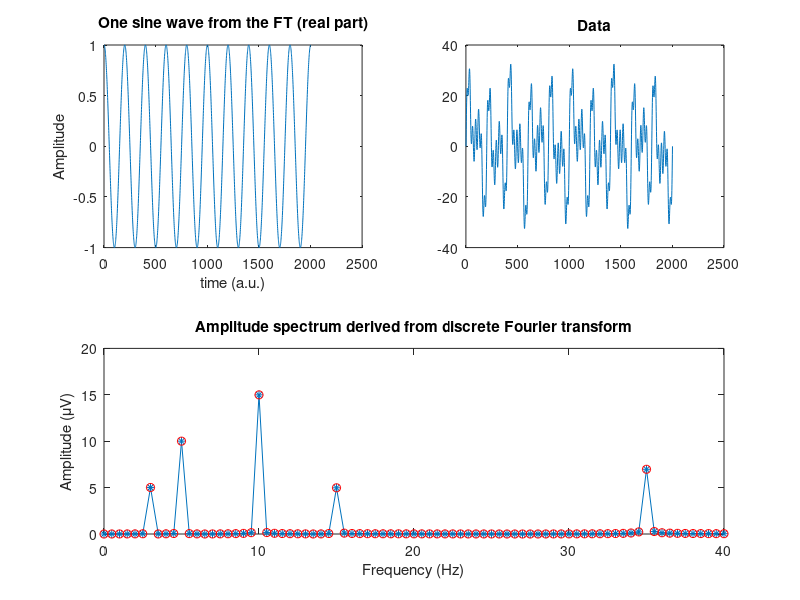

Source code (MATLAB): (Note: this script raises an error after producing the figure.)
%% The discrete-time Fourier transform

% generate multi-component sine wave (exactly as before)
% define a sampling rate
srate = 1000;
% some parameters
frex   = [ 3   10   5   15   35 ];
amplit = [ 5   15   10   5   7 ];
% define time...
time = -1:1/srate:1;
% there will be some differences in the fft results compared to the ground
% truth because of the non-stationaries and number of frequencies and time
% points... will be more clear in future.

% now loop through frequencies and create sine waves
signal = zeros(1,length(time));
for fi=1:length(frex)
    signal = signal + amplit(fi)*sin(2*pi*time*frex(fi));
end

%% The Fourier transform in a loop
%   the Fourier transform in a loop, as described in lecture.
N = length(signal); % length of sequence
fourierTime = (0:N-1)/N;    % "time" used for sine waves
nyquist     = srate/2;        % Nyquist frequency -- the highest frequency you can measure in the data

% initialize Fourier output matrix
fourierCoefs = zeros(size(signal));
% These are the actual frequencies in Hz that will be returned by the
% Fourier transform. The number of unique frequencies we can measure is
% exactly 1/2 of the number of data points in the time series (plus DC).
frequencies = linspace(0,nyquist,floor(N/2)+1);

% loop over frequencies
for fi=1:N/2+1
    % create complex-valued sine wave for this frequency
    fourierSine = exp(-1i*(2*pi*fourierTime*(fi-1) + 0));
    % frequency corresp to f'th point -> f minus 1
    % compute dot product between sine wave and signal (created in the previous cell)
    fourierCoefs(fi) = dot(fourierSine,signal);
end
% scale Fourier coefficients to original scale
fourierCoefs = fourierCoefs / N;
% normalization is neccesary because dot product easily efffected by the
% number of points (longer signal = larger dot products) so we have to 
% take the average basically.

figure(7), clf
subplot(221)
plot(real(exp( -2*pi*1i*(10).*fourierTime )))
xlabel('time (a.u.)'), ylabel('Amplitude')
title('One sine wave from the FT (real part)')

subplot(222)
plot(signal)
title('Data')

subplot(212)
plot(frequencies,abs(fourierCoefs(1:length(frequencies)))*2,'*-')
xlabel('Frequency (Hz)')
ylabel('Amplitude (\muV)')
title('Amplitude spectrum derived from discrete Fourier transform')

%% Fast Fourier Transform
%%% The "slow" FT is important to understand and see implemented,
%   but in practice you should always use the FFT.
%   In this code you will see that they produce the same results.

% Compute fourier transform and scale
fourierCoefsF = fft(signal) / N;

subplot(212), hold on
plot(frequencies,abs(fourierCoefsF(1:length(frequencies)))*2,'ro')
set(gca,'xlim',[0 40])

%% Fourier coefficients are difficult to interpret 'numerically', that is,
%   it's difficult to extract the information in a Fourier coefficient
%   simply by looking at the real and imaginary parts printed out.
%   Instead, you can understand them by visualizing them (in the next cell!).
srate = 1000;
time  = (0:srate-1)/srate;
freq  = 6;

% create sine waves that differ in power and phase
sine1 = 3 * cos(2*pi*freq*time + 0 );
sine2 = 2 * cos(2*pi*freq*time + pi/2 );
sine3 = 1 * cos(2*pi*freq*time + pi*4/3 );

% compute Fourier coefficients
fCoefs1 = fft(sine1) / length(time);
fCoefs2 = fft(sine2) / length(time);
fCoefs3 = fft(sine3) / length(time);


hz = linspace(0,srate/2,floor(length(time)/2)+1);
% find the frequency of our sine wave
hz6 = dsearchn(hz',6);

% let's look at the coefficients for this frequency
disp([ '6 Hz Fourier coefficient for sin1: ' num2str(fCoefs1(hz6)) ])
disp([ '6 Hz Fourier coefficient for sin2: ' num2str(fCoefs2(hz6)) ])
disp([ '6 Hz Fourier coefficient for sin3: ' num2str(fCoefs3(hz6)) ])
% its hard to interpret in numbers so we can use polar plots.
%%% Explore the concept that the Fourier coefficients are complex numbers,
%   and can be represented on a complex plane.
%   The magnitude is the length of the line, and the phase is the angle of that line.

% make polar plots of fourier coefficients
figure(9), clf
h(1) = polarplot([0 angle(fCoefs1(hz6))],[0 2*abs(fCoefs1(hz6))],'r');
hold on
h(2) = polarplot([0 angle(fCoefs2(hz6))],[0 2*abs(fCoefs2(hz6))],'b');
h(3) = polarplot([0 angle(fCoefs3(hz6))],[0 2*abs(fCoefs3(hz6))],'m');

% adjust the plots a bit
set(h,'linewidth',5)
legend({'sine1';'sine2';'sine3'})
%% phase and power information can be extracted via Euler's formula

% extract amplitude using Pythagorian theorem
amp1 = sqrt( imag(fCoefs1).^2 + real(fCoefs1).^2 );
amp2 = sqrt( imag(fCoefs2).^2 + real(fCoefs2).^2 );
amp3 = sqrt( imag(fCoefs3).^2 + real(fCoefs3).^2 );

% extract amplitude using the Matlab function abs
% amp1 = abs( fCoefs1 );
% amp2 = abs( fCoefs2 );
% amp3 = abs( fCoefs3 );

% yet another possibility (the complex number times its conjugate)
%amp1 = fCoefs1.*conj(fCoefs1);
%%% THIS ONE IS THE FASTEST ONE

figure(9), clf

% plot amplitude spectrum
subplot(211)
plot(hz,2*amp1(1:length(hz)),'ro-','linew',3), hold on
plot(hz,2*amp2(1:length(hz)),'bp-','linew',3)
plot(hz,2*amp3(1:length(hz)),'ks-','linew',3)
set(gca,'xlim',[freq-3 freq+3])
xlabel('Frequency (Hz)'), ylabel('Amplitude')

%% and now for phase...

% extract phase angles using trigonometry
phs1 = atan(imag(fCoefs1) ./ real(fCoefs1));
phs2 = atan(imag(fCoefs2) ./ real(fCoefs3));
phs3 = atan(imag(fCoefs3) ./ real(fCoefs3));

% extract phase angles using Matlab function angle
% phs1 = angle( fCoefs1 );
% phs2 = angle( fCoefs2 );
% phs3 = angle( fCoefs3 );


% plot phase spectrum
subplot(212)
plot(hz,phs1(1:length(hz)),'ro-','linew',3), hold on
plot(hz,phs2(1:length(hz)),'bp-','linew',3)
plot(hz,phs3(1:length(hz)),'ks-','linew',3)
set(gca,'xlim',[freq-3 freq+3])
xlabel('Frequency (Hz)'), ylabel('Phase (rad.)')
% outside of the 6 hz we dont have any amplitudes so when amplitude is 0 
% phase is undefined and computer just produce random numbers for undefined
% phases. 

%% scaling of Fourier coefficients
%%% The goal of this section of code is to understand the necessity and logic
%   behind the two normalization factors that get the Fourier coefficients
%   in the same scale as the original data.


% create the signal
srate  = 1000; % hz
time   = (0:3*srate-1)/srate; % time vector in seconds
pnts   = length(time); % number of time points
signal = 2.5 * sin( 2*pi*4*time );


% prepare the Fourier transform
fourTime = (0:pnts-1)/pnts;
fCoefs   = zeros(size(signal));

for fi=1:pnts
    % create complex sine wave and compute dot product with signal
    csw = exp( -1i*2*pi*(fi-1)*fourTime );
    fCoefs(fi) = sum( signal.*csw );
end

% extract amplitudes
ampls = abs(fCoefs) / (pnts/2);
% dividing by half of the number of points is showing us the ground truth.

% compute frequencies vector
hz = linspace(0,srate/2,floor(pnts/2)+1);

figure(11), clf
stem(hz,ampls(1:length(hz)),'ks-','linew',3,'markersize',10,'markerfacecolor','w')
set(gca,'xlim',[0 10])
xlabel('Frequency (Hz)'), ylabel('Amplitude (a.u.)')
%% DC reflects the mean offset
figure(12), clf
% NOTE: below is the same signal with (1) small, (2) no, (3) large DC
%       Is the amplitude spectrum accurate at 0 Hz???
signalX1 = fft(signal+2)             / length(pnts);
signalX2 = fft(signal-mean(signal))  / length(pnts);
signalX3 = fft(signal+10)            / length(pnts);

% plot signals in the time domain
subplot(211), hold on
plot(ifft(signalX1)*pnts,'bo-')
plot(ifft(signalX2)*length(signal),'rd-')
plot(ifft(signalX3)*pnts,'k*-')
xlabel('Tme (ms)'), ylabel('Amplitude')

% plot signals in the frequency domain
subplot(212)
plot(hz,2*abs(signalX1(1:length(hz))),'bo-','linew',2,'markersize',8), hold on
plot(hz,2*abs(signalX2(1:length(hz))),'rd-','linew',2,'markersize',8)
plot(hz,2*abs(signalX3(1:length(hz))),'k*-','linew',2,'markersize',8)

xlabel('Frequencies (Hz)'), ylabel('Amplitude')
legend({'+2 mean';'de-meaned';'+10 mean'})
set(gca,'xlim',[0 10])

%% Spectral analysis of resting-state EEG
% The goal of this cell is to plot a power spectrum of resting-state EEG data.

clear
load EEGrestingState.mat
% create a time vector that starts from 0
npnts = length(eegdata);
time  = (0:npnts-1)/srate;

% plot the time-domain signal
figure(13), clf
plot(time,eegdata)
xlabel('Time (s)'), ylabel('Voltage (\muV)')
zoom on


% static spectral analysis
hz = linspace(0,srate/2,floor(npnts/2)+1);
ampl = abs(fft(eegdata)/npnts);
ampl(2:end-1) = 2*ampl(2:end-1);
powr = ampl.^2;

figure(14), clf, hold on
plot(hz,ampl(1:length(hz)),'k','linew',2)
plot(hz,powr(1:length(hz)),'r','linew',2)

xlabel('Frequency (Hz)')
ylabel('Amplitude or power')
legend({'Amplitude';'Power'})
set(gca,'xlim',[0 30])


%%% When we transform the amp into power, large values appears to be
%%% stronger and small ones weaker. Amp spectrum highlight the more subtle
%%% features, Power spectrum highlights the more prominent features.
%% Quantify alpha power over the scalp
clear
load restingstate64chans.mat
% These data comprise 63 "epochs" of resting-state data. Each epoch is a
%   2-second interval cut from ~2 minutes of resting-state.
% The goal is to compute the power spectrum of each 2-second epoch
%   separately, then average together.
%   Then, extract the average power from 8-12 Hz (the "alpha band") and
%   make a topographical map of the distribution of this power.


% convert to double-precision
EEG.data = double(EEG.data);

% two ways to get the fft for all chan and trials
% 1st way is the shortests
chanpowr = (2* abs(fft(EEG.data, [], 2) / EEG.pnts)).^2; % we didnt touch the second argument but
% we selected the third argument which is the dimension to take the fft
% over !
% 2nd way
chanpowr2 = zeros(size(EEG.data));
for chani = 1:length(EEG.data(:,1,1))
    for triali = 1:length(EEG.data(1,1,:))
        chanpowr2(chani, :, triali) = (2* abs(fft(EEG.data(chani, : , triali))/ EEG.pnts)).^2;
    end
end
% then average over trials
chanpowr = mean(chanpowr,3);

% vector of frequencies
hz = linspace(0,EEG.srate/2,floor(EEG.pnts/2)+1);
% do some plotting
% plot power spectrum of all channels
figure(15), clf
plot(hz,chanpowr(:,1:length(hz)),'linew',2)
xlabel('Frequency (Hz)'), ylabel('Power (\muV)')
set(gca,'xlim',[0 30],'ylim',[0 50])
%% now to extract alpha power
% boundaries in hz
alphabounds = [8 12];
% convert to indices
freqidx = dsearchn(hz', alphabounds');
% extract average power
alphapower = mean(chanpowr(:,freqidx(1):freqidx(2)),2);
% and plot
figure(16), clf
topoplotIndie(alphapower,EEG.chanlocs,'numcontour',0);
set(gca,'clim',[0 5])
colormap hot